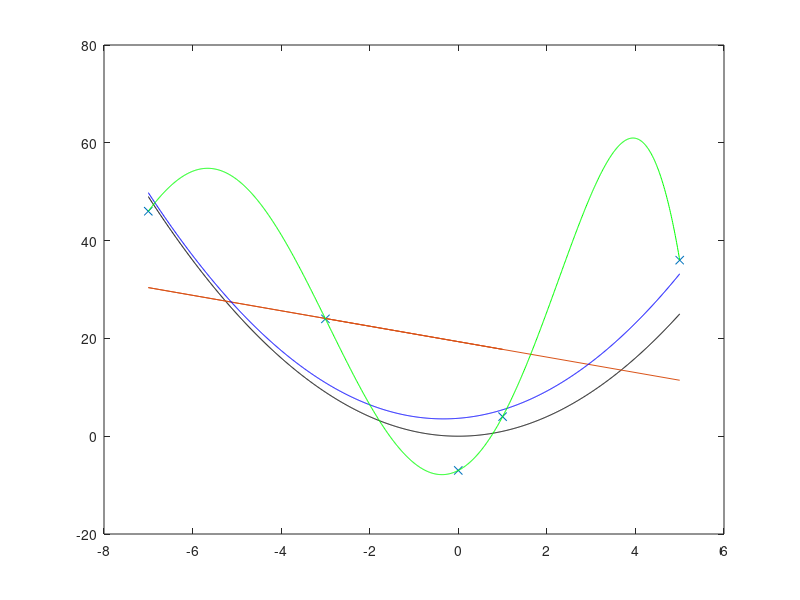

Source code (MATLAB): (Note: this script raises an error after producing the figure.)
close all
clear
X=[-3; 0; 1; -7; 5];
y=[24; -7; 4; 46; 36];
Xtest=[-7:0.01:5]';
plot(X,y,'x')
hold on
plot(Xtest, Xtest.^2,'k')

%Linear predictor
tildeX=[ones(5,1), X];
tildew=pinv(tildeX'*tildeX)*tildeX'*y;
b=tildew(1);
w=tildew(2:end);
plot(X,X*w+b)

size(tildeX)

% quadratic predictor
tildeX2=[ones(5,1), X, X.^2];
tildew2=pinv(tildeX2'*tildeX2)*tildeX2'*y;
b2=tildew2(1);
w2=tildew2(2:end);
plot(Xtest,Xtest.^2*w2(2)+Xtest*w2(1)+b2,'b')

size(tildeX2)

% Polynomial predictor, degree 5
tildeX2=[ones(5,1), X, X.^2, X.^3, X.^4, X.^5];
tildew2=pinv(tildeX2'*tildeX2)*tildeX2'*y;
b2=tildew2(1);
w2=tildew2(2:end);
plot(Xtest,Xtest.^5*w2(5)+Xtest.^4*w2(4)+Xtest.^3*w2(3)+ Xtest.^2*w2(2)+Xtest*w2(1)+b2,'g')

size(tildeX3)

xlabel('x')
ylabel('y')
legend('Training points', 'Best predition function', ' Linear Fit', 'Quadratic Fit', 'Poly Fit, degree 5')
